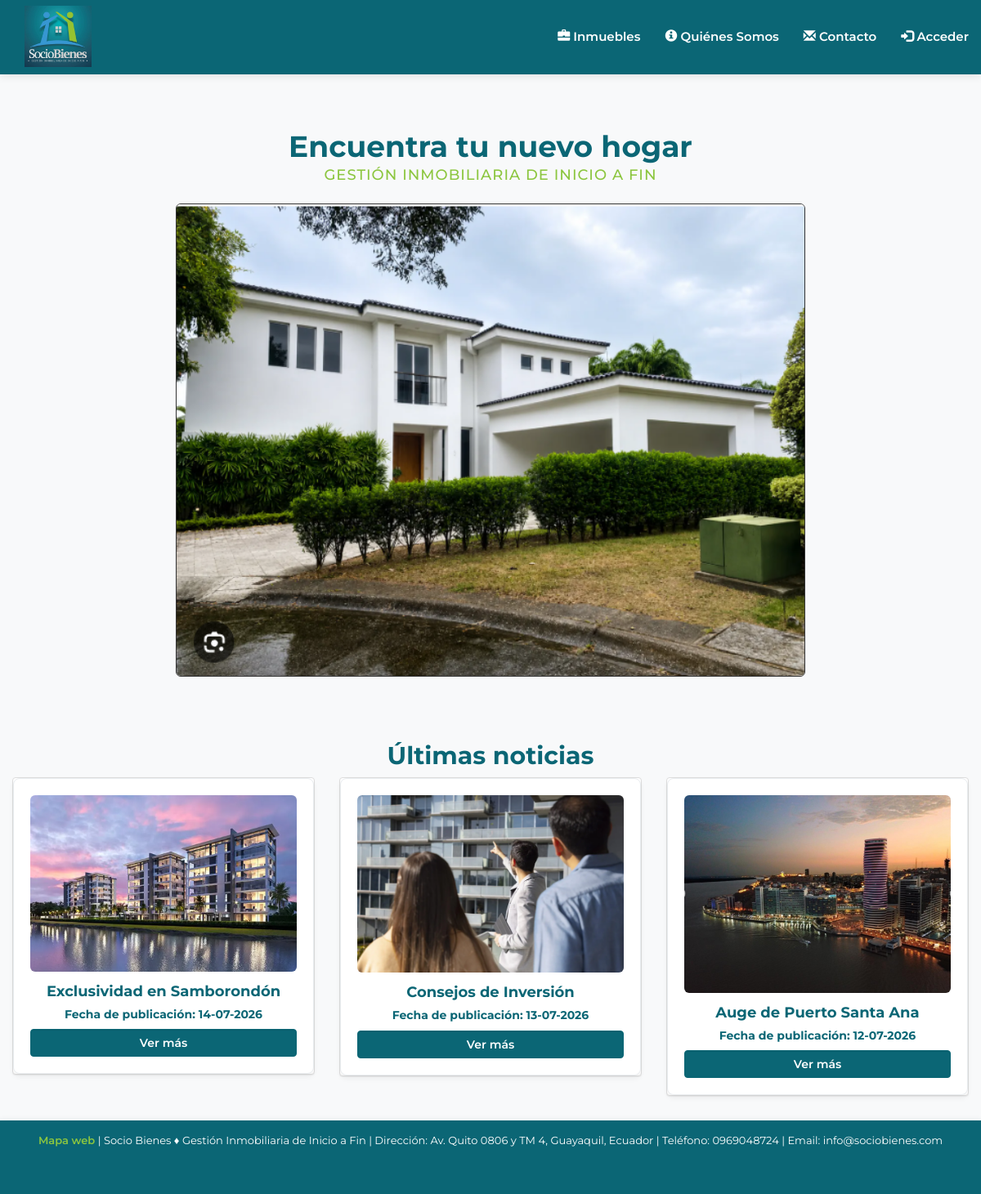
The page / on the database its author committed.
### tables this page shows
CREATE TABLE IF NOT EXISTS `noticias` (
`id` bigint(20) unsigned NOT NULL,
  `titular` varchar(30) NOT NULL,
  `contenido` varchar(1500) NOT NULL,
  `imagen` varchar(100) NOT NULL,
  `fecha` date NOT NULL
);

### index.php (the view, shortened to what this page needs)
<?php
  include "php/funciones.php";
?>
<!DOCTYPE html>
<html lang="es">
  <head>
    <link href="css/bootstrap.min.css" rel="stylesheet" media="screen">
    <link rel="stylesheet" href="css/mis-estilos.css" media="screen">
  </head>
  <body>
    <div class="container-fluid ">
      <div class="row">
        <div class="col-xs-12 col-sm-8 col-sm-offset-2 menu-inicio">
          <h1 align="center">Encuentra tu nuevo hogar</h1>
          <h4 align="center" style="color: #8cc63f; margin-top: -5px; margin-bottom: 25px; font-weight: 500; text-transform: uppercase; letter-spacing: 1px;">Gestión Inmobiliaria de Inicio a Fin</h4>
          <?php
            $conexion = conectarSocioBienes();
            $coge_imagen = "select imagen from inmuebles";
            $imagenes = array();
            $imagen = mysqli_query($conexion,$coge_imagen);
            if (!$imagen) {
              echo "Se ha producido un error al cargar las imagenes";
            } else {
              while ($fila = mysqli_fetch_array($imagen,MYSQLI_ASSOC)) {
                array_push($imagenes,$fila['imagen']);
              }
            }
            $max = count($imagenes) - 1;
            $azar = rand(0,$max);
            echo "<img src='./php/$imagenes[$azar]' class='img-rounded img-responsive' style='width:100%; align:center; border:solid 0.5px' > ";
          ?>
        </div>
      </div>
    </div>
    <div class="container-fluid pagina">
      <div class="row">
        <div class="col-xs-12">
          <h2 align="center">Últimas noticias</h2>
        </div>
          <?php
              $con = conectarSocioBienes();
              $sql = "select * from noticias order by fecha desc";
              $noticias = mysqli_query($con,$sql);
              if (!$noticias) {
                echo "Ups... Ha ocurrido un error al cargar las noticias :(";
              } else {
                for ($i = 0; $i < 3; $i++) {
                  $fila = mysqli_fetch_array($noticias,MYSQLI_ASSOC);
                  $marca_cita = strtotime($fila['fecha']);
                  $f_formateada = date("d-m-Y",$marca_cita);
                  echo "<div class='col-sm-4'>";
                  echo "<div class='panel panel-default'>";
                  echo "<div class='panel-body tnoticias'>";
                  echo "<img align'center' class='img-responsive' src='./php/$fila[imagen]'>
                        <h4 align='center'><b>$fila[titular]</b></h4>
                        <h5 align='center'>Fecha de publicación: $f_formateada</h5>
                        <form action='./php/ver_noticia.php' method='post'><input type='hidden' name='id' value='$fila[id]'><input class='form-control btn btn-info' type='submit' name='ver' value='Ver más'></form>";
                  echo "</div></div></div>";
                }
              }
           ?>
      </div>
    </div>
    <footer class="navbar-nav navbar-inverse">
      <?php include "php/footer.php"; ?>
    </footer>
  </body>
</html>

### css/mis-estilos.css (style rules this page uses)
body { background-color: #f8f9fa; font-family: 'Montserrat', sans-serif; color: #333333; }
h1, h2, h3, h4, h5, h6 { font-family: 'Montserrat', sans-serif; font-weight: 700; color: #0b6675; }
.navbar-inverse { background-color: #0b6675 !important; border-color: #0b6675 !important; box-shadow: 0 2px 10px rgba(0,0,0,0.1); min-height: 90px !important; }
footer { background-color: #0b6675 !important; padding-top: 12px; padding-bottom: 12px; bottom: 0; width: 100%; height: auto; min-height: 50px; color: #ffffff; position: fixed; border-top: 3px solid #8cc63f; box-shadow: 0 -2px 10px rgba(0,0,0,0.1); z-index: 1000; }
.menu-inicio { margin-top: 140px; margin-bottom: 40px; }
.pagina { margin-top: 20px; margin-bottom: 100px; }
.tnoticias { padding: 20px; border-radius: 8px; border: 1px solid #e9ecef; background-color: #ffffff; box-shadow: 0 4px 6px rgba(0,0,0,0.05); transition: all 0.3s ease; height: 100%; }
.tnoticias img { border-radius: 6px; margin-bottom: 15px; width: 100%; height: auto; max-height: 450px; object-fit: contain; }
.btn-info { background-color: #0b6675 !important; color: #ffffff !important; border-color: #0b6675 !important; font-weight: 600; border-radius: 4px; transition: all 0.3s ease; }

### rows shown on the page
noticias: imagen (picture), titular "Exclusividad en Samborondón", fecha "14-07-2026"
noticias: imagen (picture), titular "Consejos de Inversión", fecha "13-07-2026"
noticias: imagen (picture), titular "Auge de Puerto Santa Ana", fecha "12-07-2026"
